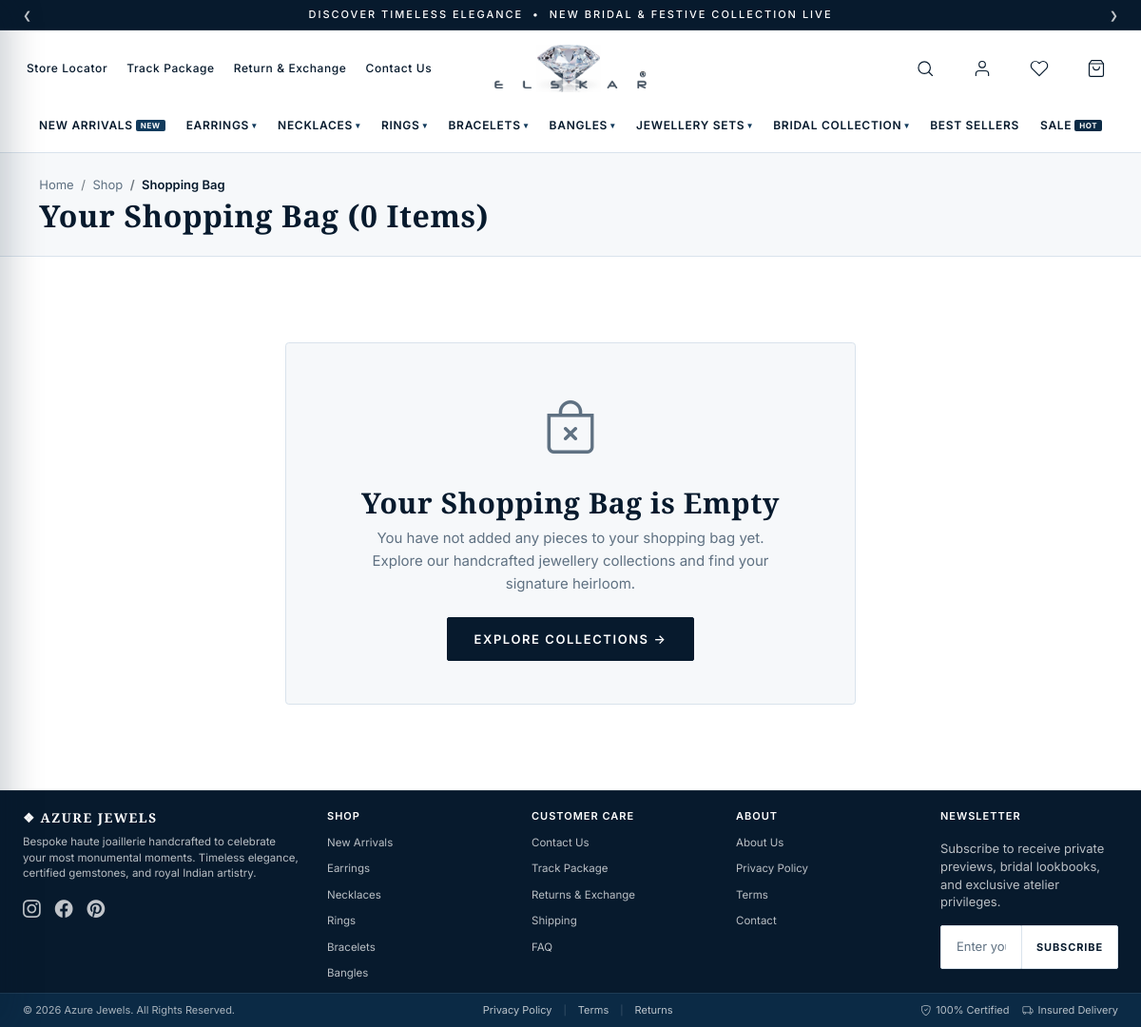
Page /cart/ on the committed database.
### store/models.py (models this page shows, shortened)
class Category(models.Model):
    name = models.CharField(max_length=120)
    slug = models.SlugField(max_length=140, unique=True, blank=True)
    parent = models.ForeignKey(
        'self',
        on_delete=models.CASCADE,
        null=True,
        blank=True,
        related_name='subcategories'
    )
    image = models.ImageField(upload_to='categories/', blank=True, null=True)
    description = models.TextField(blank=True)
    menu_group = models.CharField(
        max_length=100,
        blank=True,
        default='SHOP BY STYLE',
        help_text='Mega-menu grouping, e.g. SHOP BY STYLE, OCCASION & METAL, FEATURED'
    )
    order = models.PositiveIntegerField(default=0)
    active = models.BooleanField(default=True)
    created_at = models.DateTimeField(auto_now_add=True)
    class Meta:
        verbose_name = 'Category'
        verbose_name_plural = 'Categories'
        ordering = ['order', 'name']
        unique_together = ('parent', 'name')
    def get_absolute_url(self):
        if self.parent:
            return reverse('subcategory_detail', kwargs={'category_slug': self.parent.slug, 'subcategory_slug': self.slug})
        return reverse('category_detail', kwargs={'category_slug': self.slug})

class Cart(models.Model):
    user = models.ForeignKey(User, on_delete=models.CASCADE, null=True, blank=True, related_name='cart')
    session_key = models.CharField(max_length=40, null=True, blank=True, db_index=True)
    created_at = models.DateTimeField(auto_now_add=True)
    updated_at = models.DateTimeField(auto_now=True)
    @property
    def subtotal(self):
        return sum(item.total_price for item in self.items.select_related('product'))
    @property
    def total_items(self):
        return sum(item.quantity for item in self.items.all())

### store/views.py (the view)
# urls.py: path('cart/', views.cart_detail, name='cart'),
def cart_detail(request):
    cart = get_user_cart(request)
    cart_items = cart.items.select_related('product').all()
    context = {
        'cart': cart,
        'cart_items': cart_items,
        'free_shipping_remaining': max(Decimal('0.00'), Decimal('999.00') - cart.subtotal),
    }
    return render(request, 'cart.html', context)

### templates/cart.html (shortened to what this page needs)
{% extends "base.html" %}
{% load static %}
{% block content %}
<section class="py-4 border-bottom" style="background-color: var(--off-white); border-color: var(--border-light) !important;">
  <div class="container">
    <nav aria-label="breadcrumb">
      <ol class="breadcrumb mb-1" style="font-size: 13px;">
        <li class="breadcrumb-item"><a href="{% url 'home' %}" class="text-muted">Home</a></li>
        <li class="breadcrumb-item"><a href="{% url 'shop' %}" class="text-muted">Shop</a></li>
        <li class="breadcrumb-item active text-dark fw-semibold" aria-current="page">Shopping Bag</li>
      </ol>
    </nav>
    <h1 class="azure-title mb-0" style="font-size: 32px;">Your Shopping Bag ({{ cart.total_items }} Items)</h1>
  </div>
</section>
<section class="py-5 bg-white">
  <div class="container">
    {% if cart_items %}
    <div class="p-3 border rounded-1 mb-4 text-center" style="border-color: var(--border-light) !important; background-color: var(--off-white);">
      {% if free_shipping_remaining > 0 %}
      <span class="small text-dark">
        <i class="bi bi-truck text-dark me-1"></i> Add <strong>₹{{ free_shipping_remaining|floatformat:0 }}</strong> more to unlock <strong>Complimentary Express Delivery</strong>!
      </span>
      {% else %}
      <span class="small text-dark fw-bold">
        <i class="bi bi-check-circle-fill me-1 text-dark"></i> Congratulations! You've unlocked Complimentary Express Delivery!
      </span>
      {% endif %}
    </div>
    <div class="row g-4">
      <div class="col-12 col-lg-8">
        <div class="border rounded-1 overflow-hidden" style="border-color: var(--border-light) !important;">
          <div class="table-responsive">
            <table class="table align-middle mb-0">
              <thead style="background-color: var(--off-white); font-size: 12px; text-transform: uppercase; letter-spacing: 0.08em; color: var(--text-dark);">
                <tr>
                  <th class="py-3 px-4" style="min-width: 250px;">Jewellery Creation</th>
                  <th class="py-3 text-center" style="width: 120px;">Price</th>
                  <th class="py-3 text-center" style="width: 140px;">Quantity</th>
                  <th class="py-3 text-end" style="width: 120px;">Total</th>
                  <th class="py-3 text-center" style="width: 60px;"></th>
                </tr>
              </thead>
              <tbody>
                {% for item in cart_items %}
                <tr class="border-top" style="border-color: var(--border-light) !important;">
                  <td class="py-4 px-4">
                    <div class="d-flex align-items-center gap-3">
                      <a href="{{ item.product.get_absolute_url }}" class="flex-shrink-0">
                        {% if item.product.image %}
                        <img src="{{ item.product.image.url }}" alt="{{ item.product.name }}" class="rounded-1 border" width="80" height="80" style="object-fit: cover; border-color: var(--border-light) !important;">
                        {% else %}
                        <img src="{% static 'assets/images/featured-products/01.webp' %}" alt="{{ item.product.name }}" class="rounded-1 border" width="80" height="80" style="object-fit: cover; border-color: var(--border-light) !important;">
                        {% endif %}
                      </a>
                      <div>
                        <span class="text-uppercase text-muted" style="font-size: 11px;">{{ item.product.category.name|default:"Fine Jewellery" }}</span>
                        <h2 class="azure-title fs-6 mb-1">
                          <a href="{{ item.product.get_absolute_url }}">{{ item.product.name }}</a>
                        </h2>
                        <small class="text-muted d-block" style="font-size: 12px;">SKU: {{ item.product.sku }}</small>
                      </div>
                    </div>
                  </td>
                  <td class="text-center">
                    <span class="fw-semibold text-dark">₹{{ item.product.current_price|floatformat:0 }}</span>
                  </td>
                  <td class="text-center">
                    <form action="{% url 'cart_update' item.id %}" method="post" class="d-inline-flex">
                      {% csrf_token %}
                      <div class="azure-qty-stepper mx-auto">
                        <button type="submit" name="action" value="decrease" class="azure-qty-btn" aria-label="Decrease quantity">−</button>
                        <span class="azure-qty-val">{{ item.quantity }}</span>
                        <button type="submit" name="action" value="increase" class="azure-qty-btn" aria-label="Increase quantity">+</button>
                      </div>
                    </form>
                  </td>
                  <td class="text-end fw-bold azure-serif fs-6" style="color: var(--primary-navy);">
                    ₹{{ item.total_price|floatformat:0 }}
                  </td>
                  <td class="text-center">
                    <a href="{% url 'cart_remove' item.id %}" class="text-muted hover-danger" aria-label="Remove item" title="Remove from bag">
                      <i class="bi bi-trash fs-5 text-dark"></i>
                    </a>
                  </td>
                </tr>
                {% endfor %}
              </tbody>
            </table>
          </div>
        </div>
        <div class="d-flex justify-content-between align-items-center mt-3">
          <a href="{% url 'shop' %}" class="btn-azure-outline btn-azure-sm">
            &larr; Continue Shopping
          </a>
        </div>
      </div>
      <div class="col-12 col-lg-4">
        <div class="azure-order-summary-card">
          <h5 class="azure-title pb-2 border-bottom mb-3 fs-5" style="border-color: var(--border-light) !important;">Order Summary</h5>
          <div class="azure-summary-row">
            <span class="text-muted">Bag Subtotal</span>
            <span class="fw-semibold text-dark">₹{{ cart.subtotal|floatformat:0 }}</span>
          </div>
          <div class="azure-summary-row">
            <span class="text-muted">Insured Express Shipping</span>
            {% if cart.shipping_fee == 0 %}
            <span class="text-dark fw-bold">FREE</span>
            {% else %}
            <span class="text-dark">₹{{ cart.shipping_fee|floatformat:0 }}</span>
            {% endif %}
          </div>
          <div class="azure-summary-row">
            <span class="text-muted">GST &amp; Taxes</span>
            <span class="text-muted">Included</span>
          </div>
          <div class="azure-summary-row azure-summary-total">
            <span>Estimated Total</span>
            <span class="azure-serif text-dark fs-5">₹{{ cart.total|floatformat:0 }}</span>
          </div>
          <div class="mt-4 mb-4">
            <label class="form-label small">Have an Invitation Code?</label>
            <div class="input-group">
              <input type="text" placeholder="e.g. AZURE10" class="form-control form-control-sm text-uppercase" style="letter-spacing: 0.1em;">
              <button class="btn-azure btn-azure-sm px-3" type="button">Apply</button>
            </div>
          </div>
          <a href="{% url 'checkout' %}" class="btn-azure w-100 py-3">
            PROCEED TO CHECKOUT &rarr;
          </a>
          <div class="text-center mt-3 pt-3 border-top" style="font-size: 12px; color: var(--azure-text-muted); border-color: var(--border-light) !important;">
            <div class="mb-1"><i class="bi bi-shield-lock-fill text-dark me-1"></i> Bank-Grade 256-Bit SSL Encrypted</div>
            <div>Complimentary 15-Day Replacements on All Orders</div>
          </div>
        </div>
      </div>
    </div>
    {% else %}
    <div class="text-center py-5">
      <div class="p-5 border rounded-1 mx-auto" style="border-color: var(--border-light) !important; background-color: var(--off-white); max-width: 600px;">
        <i class="bi bi-bag-x text-muted" style="font-size: 56px;"></i>
        <h2 class="azure-title mt-3">Your Shopping Bag is Empty</h2>
        <p class="text-muted mx-auto mb-4" style="max-width: 440px;">
          You have not added any pieces to your shopping bag yet. Explore our handcrafted jewellery collections and find your signature heirloom.
        </p>
        <a href="{% url 'shop' %}" class="btn-azure">EXPLORE COLLECTIONS &rarr;</a>
      </div>
    </div>
    {% endif %}
  </div>
</section>
{% endblock %}

### templates/includes/header.html (shortened to what this page needs)
{% load static %}
<div class="azure-header-wrapper" id="azureHeaderWrapper">
  <div class="azure-announcement-bar" id="azureAnnouncementBar" role="region" aria-label="Announcements">
    <div class="azure-announcement-container">
      <button type="button" class="azure-announcement-arrow azure-announcement-prev" id="azureAnnouncePrev" aria-label="Previous announcement">&#10094;</button>
      <div class="azure-announcement-slider" id="azureAnnounceSlider">
        <div class="azure-announcement-item active">
          <span class="azure-announcement-text d-none d-sm-inline">
            DISCOVER TIMELESS ELEGANCE &nbsp;&bull;&nbsp; NEW BRIDAL &amp; FESTIVE COLLECTION LIVE
          </span>
        </div>
      </div>
      <button type="button" class="azure-announcement-arrow azure-announcement-next" id="azureAnnounceNext" aria-label="Next announcement">&#10095;</button>
    </div>
  </div>
  <header class="azure-main-header" id="azureMainHeader" role="banner">
    <div class="azure-header-container">
      <div class="azure-header-left">
        <nav class="azure-header-utility-nav d-none d-lg-flex" aria-label="Top Utility Links">
          <a href="{% url 'store_locator' %}" class="azure-utility-link">Store Locator</a>
          <a href="{% url 'track_package' %}" class="azure-utility-link">Track Package</a>
          <a href="{% url 'returns' %}" class="azure-utility-link">Return &amp; Exchange</a>
          <a href="{% url 'contact' %}" class="azure-utility-link">Contact Us</a>
        </nav>
      </div>
      <div class="azure-header-center">
        <a href="{% url 'home' %}" class="azure-brand-logo" aria-label="Azure Jewels Home">
          <img
            src="{% static 'assets/images/logo-clean.webp' %}"
            alt="Azure Jewels"
            class="azure-logo-image"
          >
        </a>
      </div>
      <div class="azure-header-right">
        <button type="button" class="azure-icon-btn azure-search-toggle" id="azureSearchToggle" aria-label="Search catalogue" title="Search">
          <svg class="azure-icon-svg" viewBox="0 0 24 24" width="20" height="20" stroke="currentColor" stroke-width="1.4" fill="none" stroke-linecap="round" stroke-linejoin="round" aria-hidden="true">
            <circle cx="11" cy="11" r="7.5"></circle>
            <line x1="21" y1="21" x2="16.5" y2="16.5"></line>
          </svg>
        </button>
        <div class="azure-account-dropdown-wrap d-none d-md-inline-flex">
          <a href="{% if user.is_authenticated %}{% url 'account_dashboard' %}{% else %}{% url 'login' %}{% endif %}" class="azure-icon-btn azure-account-btn" id="azureAccountBtn" aria-label="User Account" title="My Account">
            <svg class="azure-icon-svg" viewBox="0 0 24 24" width="20" height="20" stroke="currentColor" stroke-width="1.4" fill="none" stroke-linecap="round" stroke-linejoin="round" aria-hidden="true">
              <path d="M20 21v-2a4 4 0 0 0-4-4H8a4 4 0 0 0-4 4v2"></path>
              <circle cx="12" cy="7" r="4"></circle>
            </svg>
          </a>
        </div>
        <a href="{% url 'wishlist' %}" class="azure-icon-btn azure-wishlist-btn d-none d-md-inline-flex" aria-label="Wishlist" title="Saved Wishlist">
        </a>
        <a href="{% url 'cart' %}" class="azure-icon-btn azure-cart-btn" aria-label="Shopping Bag" title="Shopping Bag">
        </a>
      </div>
    </div>
  </header>
  <nav class="azure-navbar d-none d-lg-block" id="azureNavbar" aria-label="Category Navigation">
    <div class="azure-navbar-container">
      <ul class="azure-nav-list">
        <li class="azure-nav-item">
          <a href="{% url 'shop' %}?new=1" class="azure-nav-link">
            <span>NEW ARRIVALS</span>
            <span class="azure-nav-pill-new">NEW</span>
          </a>
        </li>
        {% for cat in global_categories %}
        <li class="azure-nav-item azure-has-mega">
          <a href="{{ cat.get_absolute_url }}" class="azure-nav-link" aria-haspopup="true" aria-expanded="false">
            <span>{{ cat.name|upper }}</span>
            <span class="azure-nav-caret">&#9662;</span>
          </a>
        </li>
        {% endfor %}
        <li class="azure-nav-item">
          <a href="{% url 'shop' %}?best=1" class="azure-nav-link">
            <span>BEST SELLERS</span>
          </a>
        </li>
        <li class="azure-nav-item">
          <a href="{% url 'shop' %}?sale=1" class="azure-nav-link azure-sale-link">
            <span>SALE</span>
            <span class="azure-nav-pill-sale">HOT</span>
          </a>
        </li>
      </ul>
    </div>
  </nav>
</div>

### rows in the picture
Category: name "EARRINGS"
Category: name "NECKLACES"
Category: name "RINGS"
Category: name "BRACELETS"
Category: name "BANGLES"
Category: name "JEWELLERY SETS"
Category: name "BRIDAL COLLECTION"
